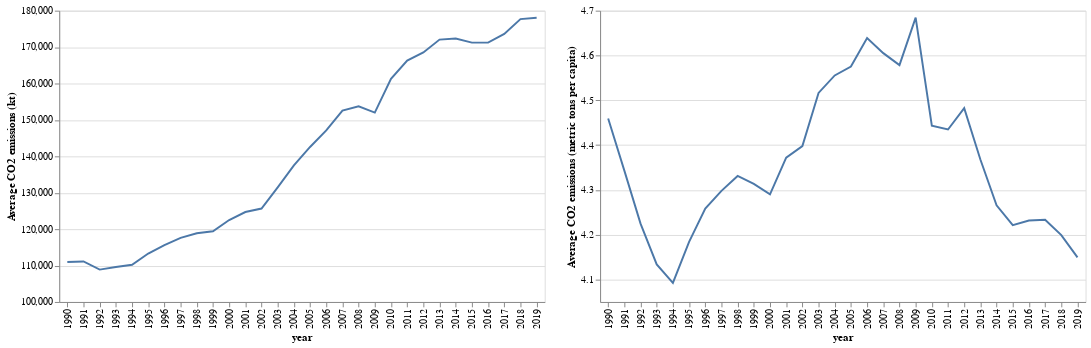

The cell this chart's notebook holds for it:
### Code cell
#Exploring some broad patterns in CO2 emissions
#getting average CO2 emissions across all countries
co2_all = wdi_df.loc[(wdi_df['Indicator Name'] == 'CO2 emissions (kt)')].mean(numeric_only=True)
#print(co2_all)

#getting average CO2 emissions per capita across all countries
co2_per_cap = wdi_df.loc[(wdi_df['Indicator Name'] == 'CO2 emissions (metric tons per capita)')].mean(numeric_only=True)

#making a new df for some charts
data = {'Average CO2 emissions (kt)': co2_all, 'Average CO2 emissions (metric tons per capita)': co2_per_cap, 'year': co2_all.index.values}
source = pd.DataFrame(data=data)
source = source.dropna(axis=0)
#print(source)



chart1= alt.Chart(source).mark_line().encode(
    x= alt.X('year'),
    y= alt.Y('Average CO2 emissions (kt)', scale=alt.Scale(zero=False)),
).properties(width=500, height=300, title='')

chart2= alt.Chart(source).mark_line().encode(
    x= alt.X('year'),
    y= alt.Y('Average CO2 emissions (metric tons per capita)', scale=alt.Scale(zero=False)),
).properties(width=500, height=300, title='')
chart1 | chart2

### Figure 1 — Vega-Lite specification as saved in the notebook (floating-point values rounded to 4 significant figures)
{"config": {"view": {"continuousWidth": 400, "continuousHeight": 300}}, "hconcat": [{"mark": "line", "encoding": {"x": {"field": "year", "type": "nominal"}, "y": {"field": "Average CO2 emissions (kt)", "scale": {"zero": false}, "type": "quantitative"}}, "height": 300, "title": "", "width": 500}, {"mark": "line", "encoding": {"x": {"field": "year", "type": "nominal"}, "y": {"field": "Average CO2 emissions (metric tons per capita)", "scale": {"zero": false}, "type": "quantitative"}}, "height": 300, "title": "", "width": 500}], "data": {"name": "data-5b80b7c9d31539f491c55698264541b3"}, "$schema": "https://vega.github.io/schema/vega-lite/v4.17.0.json", "datasets": {"data-5b80b7c9d31539f491c55698264541b3": [{"Average CO2 emissions (kt)": 111000.0, "Average CO2 emissions (metric tons per capita)": 4.459, "year": "1990"}, {"Average CO2 emissions (kt)": 111100.0, "Average CO2 emissions (metric tons per capita)": 4.343, "year": "1991"}, {"Average CO2 emissions (kt)": 108900.0, "Average CO2 emissions (metric tons per capita)": 4.225, "year": "1992"}, {"Average CO2 emissions (kt)": 109600.0, "Average CO2 emissions (metric tons per capita)": 4.134, "year": "1993"}, {"Average CO2 emissions (kt)": 110200.0, "Average CO2 emissions (metric tons per capita)": 4.093, "year": "1994"}, {"Average CO2 emissions (kt)": 113300.0, "Average CO2 emissions (metric tons per capita)": 4.184, "year": "1995"}, {"Average CO2 emissions (kt)": 115600.0, "Average CO2 emissions (metric tons per capita)": 4.259, "year": "1996"}, {"Average CO2 emissions (kt)": 117600.0, "Average CO2 emissions (metric tons per capita)": 4.298, "year": "1997"}, {"Average CO2 emissions (kt)": 118900.0, "Average CO2 emissions (metric tons per capita)": 4.331, "year": "1998"}, {"Average CO2 emissions (kt)": 119400.0, "Average CO2 emissions (metric tons per capita)": 4.314, "year": "1999"}, {"Average CO2 emissions (kt)": 122500.0, "Average CO2 emissions (metric tons per capita)": 4.29, "year": "2000"}, {"Average CO2 emissions (kt)": 124700.0, "Average CO2 emissions (metric tons per capita)": 4.372, "year": "2001"}, {"Average CO2 emissions (kt)": 125700.0, "Average CO2 emissions (metric tons per capita)": 4.398, "year": "2002"}, {"Average CO2 emissions (kt)": 131500.0, "Average CO2 emissions (metric tons per capita)": 4.516, "year": "2003"}, {"Average CO2 emissions (kt)": 137500.0, "Average CO2 emissions (metric tons per capita)": 4.556, "year": "2004"}, {"Average CO2 emissions (kt)": 142600.0, "Average CO2 emissions (metric tons per capita)": 4.575, "year": "2005"}, {"Average CO2 emissions (kt)": 147100.0, "Average CO2 emissions (metric tons per capita)": 4.639, "year": "2006"}, {"Average CO2 emissions (kt)": 152500.0, "Average CO2 emissions (metric tons per capita)": 4.605, "year": "2007"}, {"Average CO2 emissions (kt)": 153700.0, "Average CO2 emissions (metric tons per capita)": 4.579, "year": "2008"}, {"Average CO2 emissions (kt)": 152000.0, "Average CO2 emissions (metric tons per capita)": 4.685, "year": "2009"}, {"Average CO2 emissions (kt)": 161300.0, "Average CO2 emissions (metric tons per capita)": 4.443, "year": "2010"}, {"Average CO2 emissions (kt)": 166300.0, "Average CO2 emissions (metric tons per capita)": 4.435, "year": "2011"}, {"Average CO2 emissions (kt)": 168500.0, "Average CO2 emissions (metric tons per capita)": 4.482, "year": "2012"}, {"Average CO2 emissions (kt)": 172100.0, "Average CO2 emissions (metric tons per capita)": 4.368, "year": "2013"}, {"Average CO2 emissions (kt)": 172400.0, "Average CO2 emissions (metric tons per capita)": 4.266, "year": "2014"}, {"Average CO2 emissions (kt)": 171200.0, "Average CO2 emissions (metric tons per capita)": 4.222, "year": "2015"}, {"Average CO2 emissions (kt)": 171200.0, "Average CO2 emissions (metric tons per capita)": 4.232, "year": "2016"}, {"Average CO2 emissions (kt)": 173600.0, "Average CO2 emissions (metric tons per capita)": 4.234, "year": "2017"}, {"Average CO2 emissions (kt)": 177700.0, "Average CO2 emissions (metric tons per capita)": 4.199, "year": "2018"}, {"Average CO2 emissions (kt)": 178100.0, "Average CO2 emissions (metric tons per capita)": 4.15, "year": "2019"}]}}
